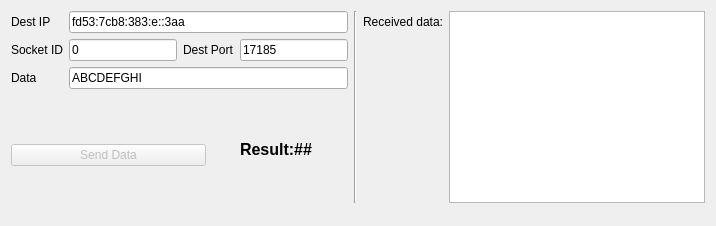
         <widget class="QWidget" name="tab_3">
          <attribute name="title">
           <string>Send Data</string>
          </attribute>
          <layout class="QGridLayout" name="gridLayout_2">
           <item row="0" column="5" rowspan="4">
            <widget class="Line" name="line">
             <property name="orientation">
              <enum>Qt::Vertical</enum>
             </property>
            </widget>
           </item>
           <item row="1" column="0">
            <widget class="QLabel" name="label_10">
             <property name="text">
              <string>Socket ID</string>
             </property>
            </widget>
           </item>
           <item row="1" column="1">
            <widget class="QLineEdit" name="sendDataSocId">
             <property name="text">
              <string>0</string>
             </property>
            </widget>
           </item>
           <item row="1" column="2" colspan="2">
            <widget class="QLabel" name="label_9">
             <property name="text">
              <string>Dest Port</string>
             </property>
            </widget>
           </item>
           <item row="0" column="0">
            <widget class="QLabel" name="label_8">
             <property name="text">
              <string>Dest IP</string>
             </property>
            </widget>
           </item>
           <item row="0" column="1" colspan="4">
            <widget class="QLineEdit" name="sendDataDestIP">
             <property name="text">
              <string>fd53:7cb8:383:e::3aa</string>
             </property>
            </widget>
           </item>
           <item row="0" column="6">
            <widget class="QLabel" name="label_17">
             <property name="text">
              <string>Received data:</string>
             </property>
            </widget>
           </item>
           <item row="2" column="1" colspan="4">
            <widget class="QLineEdit" name="sendDataData">
             <property name="text">
              <string>ABCDEFGHI</string>
             </property>
            </widget>
           </item>
           <item row="1" column="4">
            <widget class="QLineEdit" name="sendDataPort">
             <property name="text">
              <string>17185</string>
             </property>
            </widget>
           </item>
           <item row="2" column="0">
            <widget class="QLabel" name="label_11">
             <property name="text">
              <string>Data</string>
             </property>
            </widget>
           </item>
           <item row="3" column="0" rowspan="3" colspan="3">
            <widget class="QPushButton" name="Button_sendData">
             <property name="enabled">
              <bool>false</bool>
             </property>
             <property name="text">
              <string>Send Data</string>
             </property>
            </widget>
           </item>
           <item row="3" column="4">
            <widget class="QLabel" name="sendDataResult">
             <property name="sizePolicy">
              <sizepolicy hsizetype="Preferred" vsizetype="Preferred">
               <horstretch>0</horstretch>
               <verstretch>5</verstretch>
              </sizepolicy>
             </property>
             <property name="font">
              <font>
               <pointsize>12</pointsize>
               <weight>75</weight>
               <bold>true</bold>
              </font>
             </property>
             <property name="toolTip">
              <string>&lt;html&gt;&lt;head/&gt;&lt;body&gt;&lt;p&gt;Please note: because of the non-blocking behavior of Service Primitives a positive response does NOT signal the success of the transmission, but the success of issuing the transmission.&lt;/p&gt;&lt;/body&gt;&lt;/html&gt;</string>
             </property>
             <property name="text">
              <string>Result:##</string>
             </property>
            </widget>
           </item>
           <item row="0" column="7" rowspan="4">
            <widget class="QTextBrowser" name="sendDataConsole"/>
           </item>
          </layout>
         </widget>
